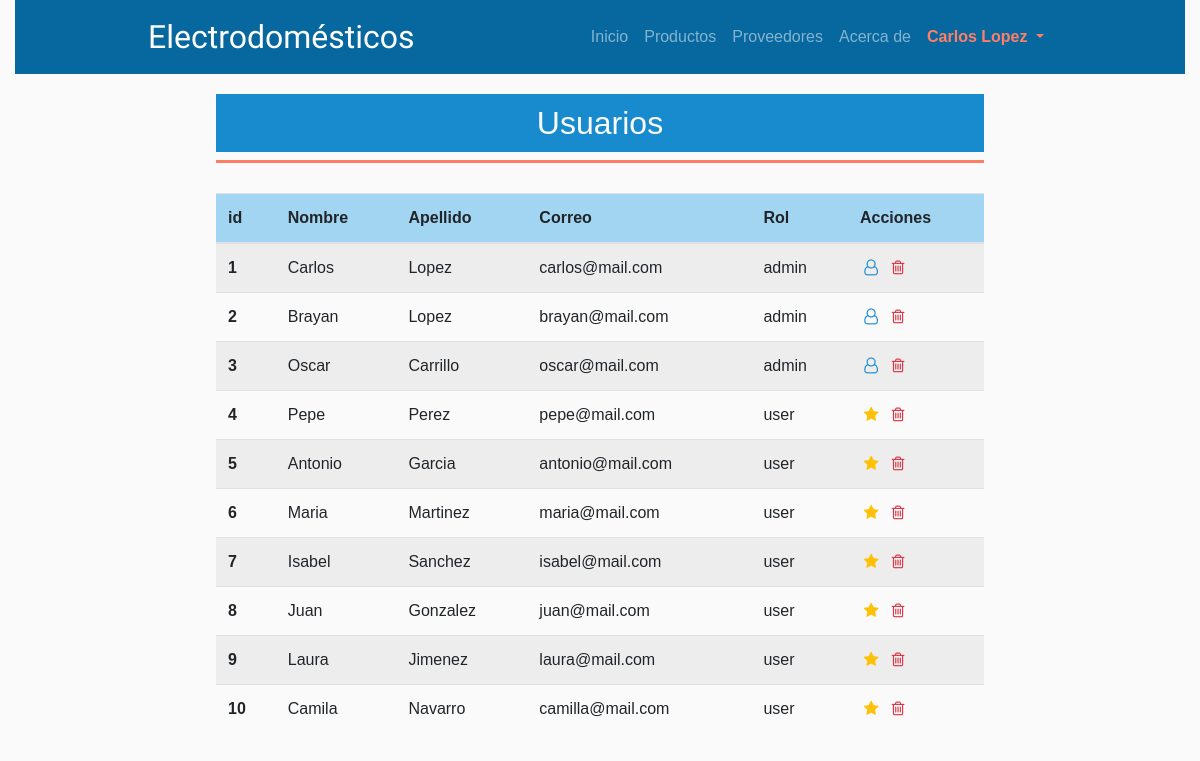
/usuarios (signed in), run on the app's committed database.
### app/models.py (models this page shows, shortened)
class Usuario(db.Model, UserMixin):
    __tablename__ = "usuarios"
    id = db.Column(db.Integer, primary_key=True)
    nombre = db.Column(db.String(50), nullable=False)
    apellido = db.Column(db.String(50), nullable=False)
    correo = db.Column(db.String(100), unique=True, nullable=False)
    contrasena = db.Column(db.String(94), nullable=False)
    rol = db.Column(db.String(5), default='user')
    created_at = db.Column(db.DateTime(), default=datetime.datetime.now())
    movimientos = db.relationship('Movimiento', lazy='dynamic')
    @property
    def password(self):
        pass
    def __str__(self):
        return f"{self.nombre} {self.apellido}"
    @classmethod
    def get_by_id(cls, id):
        return Usuario.query.filter_by(id=id).first()
    @classmethod
    def get_all(cls):
        return Usuario.query.all()

### app/views.py (the view)
@page.route('/usuarios', methods=['GET', 'POST'])
@login_required
def usuarios():
    if not current_user.rol == 'admin':
        return redirect(url_for('page.perfil'))
    modals = [
        {
            'id': 'modalAdmin',
            'id_label': 'modalAdminLabel',
            'title': '¿Está seguro de esta operación?',
            'text': 'Este usuario ahora tendrá permisos de Administrador.',
            'no': 'Cancelar',
            'yes': 'Aceptar'
        },
        {
            'id': 'modalUser',
            'id_label': 'modalUserLabel',
            'title': '¿Está seguro de esta operación?',
            'text': 'Este usuario ahora dejará de tener permisos de Administrador.',
            'no': 'Cancelar',
            'yes': 'Aceptar'
        },
        {
            'id': 'modalDelete',
            'id_label': 'modalDeleteLabel',
            'title': '¿Está seguro de esta operación?',
            'text': 'Este usuario será removido de la base de datos.',
            'no': 'Cancelar',
            'yes': 'Aceptar'
        },
    ]
    if request.method == 'POST':
        buscar = request.form['buscar']
        usuarios = Usuario.get_all()
    else:
        usuarios = Usuario.get_all()
    return render_template('usuario/todos.html', title='Administrar',
                           usuario_active='item-active', usuarios=usuarios, modals=modals)

### app/views.py (called while the page is built)
@login_manager.user_loader
def load_user(id):
    return Usuario.get_by_id(id)

### app/templates/usuario/todos.html (shortened to what this page needs)
{% extends 'layout.html' %}
{% block main_content %}
<div class="container-box">
    <h2 class="text-center">Usuarios</h2>
    <div class="divisor-line orange"></div>
    <div class="table-responsive">
        <table class="table table-striped">
            <thead class="thead-color">
                <tr>
                    <th scope="col">id</th>
                    <th scope="col">Nombre</th>
                    <th scope="col">Apellido</th>
                    <th scope="col">Correo</th>
                    <th scope="col">Rol</th>
                    <th scope="col">Acciones</th>
                </tr>
            </thead>
            <tbody>
                {% for usuario in usuarios %}
                <tr>
                    <th scope="row">{{ usuario.id }}</th>
                    <td>{{ usuario.nombre }}</td>
                    <td>{{ usuario.apellido}}</td>
                    <td>{{ usuario.correo}}</td>
                    <td>{{ usuario.rol }}</td>
                    <td>
                    {% if usuario.rol == 'admin' %}
                        <a type="button" data-toggle="modal" data-target="#modalUser" onclick="set_boton('btn-send-{{ usuario.id}}')" data-placement="top" title="Quitar admin">
                            <span class="icon-user-o "></span>
                        </a>
                    {% else %}
                        <a type="button" data-toggle="modal" data-target="#modalAdmin" onclick="set_boton('btn-send-{{ usuario.id}}')" data-placement="top" title="Volver admin">
                            <span class="icon-star text-warning"></span>
                        </a>
                    {% endif %}
                        <a type="button" data-toggle="modal" data-target="#modalDelete" onclick="set_boton('btn-delete-{{ usuario.id}}')" data-placement="top" title="Eliminar usuario">
                            <span class="icon-trash-empty text-danger"></span>
                        </a>
                    </td>
                </tr>
                {% endfor %}
            </tbody>
        </table>
    </div>
</div>
{% endblock %}

### app/templates/layout.html (shortened to what this page needs)
<!DOCTYPE html>
<html lang="en">
<head>
    <link rel="stylesheet" href="{{ url_for('static', filename='css/fontello.css') }}">
    <link rel="stylesheet" href="{{ url_for('static', filename='css/bootstrap.min.css') }}" />
    <link rel="stylesheet" href="{{ url_for('static', filename='css/style.css') }}" />
</head>
<body>
    <div class="container-fluid">
        <div class="container-navbar">
            <nav class="navbar navbar-expand-lg navbar-dark bg-dark navbar-blue">
                <a class="navbar-brand" href="{{ url_for('page.index') }}">Electrodomésticos</a>
                <div class="collapse navbar-collapse" id="navbarSupportedContent">
                    <ul class="navbar-nav ml-auto">
                        <li class="nav-item {{ inicio_active }}">
                            <a class="nav-link" href="{{ url_for('page.index') }}">Inicio <span class="sr-only">(current)</span></a>
                        </li>
                        {% if current_user.is_authenticated %}
                        <li class="nav-item {{ productos_active }}">
                            <a class="nav-link" href="{{ url_for('page.productos') }}">Productos</a>
                        </li>
                        <li class="nav-item {{ proveedores_active }}">
                            <a class="nav-link" href="{{ url_for('page.proveedores') }}">Proveedores</a>
                        </li>
                        {% endif %}
                        <li class="nav-item {{ acerca_active }}">
                            <a class="nav-link" href="{{ url_for('page.index') }}#about" tabindex="-1" aria-disabled="true">Acerca de</a>
                        </li>
                        <li class="nav-item dropdown {{ usuario_active}}">
                            <a class="nav-link dropdown-toggle" href="#" id="navbarDropdown" role="button" data-toggle="dropdown"
                                aria-haspopup="true" aria-expanded="false">
                                {% if current_user.is_authenticated %}
                                    {{ current_user }}
                                {% else %}
                                    Cuenta
                                {% endif %}
                            </a>
                        </li>
                    </ul>
                </div>
            </nav>
        </div>
        <main>
            {% block main_content %}
            {% endblock %}
        </main>
    </div>
</body>
</html>

### app/static/css/style.css (style rules this page uses)
:root { --azul-oscuro: #07689F; --azul-oscuro-hover: #188bce; --azul-claro: #A2D5F2; --naranja-claro: #FF7E67; --naranja-oscuro: #d1391e; --blanco: #FAFAFA; --gris-hover: #dbdbdb; --gray-border: #b1b1b1; --negro: #111111; }
body { background-color: var(--blanco); font-family: sans-serif; font-size: 16px; color: var(--blanco); }
.container-navbar { width: 100%; background-color: var(--azul-oscuro); }
.navbar { width: 100%; margin: 0 auto; }
.navbar-dark { background-color: var(--azul-oscuro) !important; }
.navbar-brand { font-family: 'Lobster', cursive; font-size: 1.75rem; }
.item-active .nav-link { font-weight: bold; color: var(--naranja-claro) !important; }
.divisor-line { width: 100%; height: 3px; background-color: var(--azul-oscuro); margin-top: 50px; }
.orange { background-color: var(--naranja-claro); margin-bottom: 30px; margin-top: 0; }
.container-box { max-width: 768px; margin: 20px auto; }
.container-box h2 { color: var(--blanco); background-color: var(--azul-oscuro-hover); padding: 10px; }
.thead-color { background-color: var(--azul-claro) !important; }
table span { color: var(--azul-oscuro-hover); }
@media (min-width: 481px) { .navbar-brand { font-size: 2rem; } }
@media (min-width: 769px) { .navbar { width: 90%; } }
@media (min-width: 1025px) { .navbar { width: 80%; } }

### data on the page
Usuario: nombre+apellido "Carlos Lopez", id "1", nombre "Carlos", apellido "Lopez", correo "carlos@mail.com", rol "admin"
Usuario: id "2", nombre "Brayan", apellido "Lopez", correo "brayan@mail.com", rol "admin"
Usuario: id "3", nombre "Oscar", apellido "Carrillo", correo "oscar@mail.com", rol "admin"
Usuario: id "4", nombre "Pepe", apellido "Perez", correo "pepe@mail.com", rol "user"
Usuario: id "5", nombre "Antonio", apellido "Garcia", correo "antonio@mail.com", rol "user"
Usuario: id "6", nombre "Maria", apellido "Martinez", correo "maria@mail.com", rol "user"
Usuario: id "7", nombre "Isabel", apellido "Sanchez", correo "isabel@mail.com", rol "user"
Usuario: id "8", nombre "Juan", apellido "Gonzalez", correo "juan@mail.com", rol "user"
Usuario: id "9", nombre "Laura", apellido "Jimenez", correo "laura@mail.com", rol "user"
Usuario: id "10", nombre "Camila", apellido "Navarro", correo "camilla@mail.com", rol "user"
